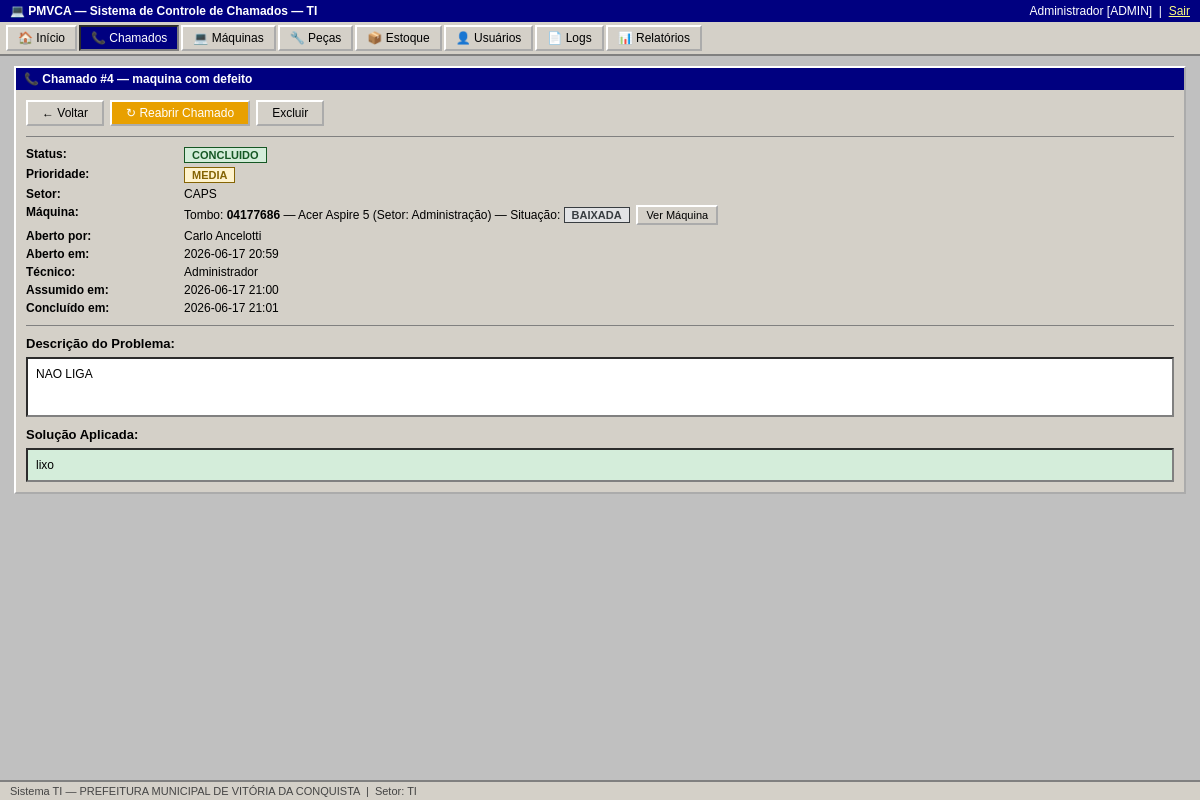
The page /chamados/4 (signed in) on the database its author committed.
### tables this page shows
CREATE TABLE usuarios (
        id INTEGER PRIMARY KEY AUTOINCREMENT,
        nome TEXT NOT NULL, cpf TEXT UNIQUE NOT NULL, senha TEXT NOT NULL,
        perfil TEXT NOT NULL DEFAULT 'usuario', setor TEXT NOT NULL,
        ativo INTEGER NOT NULL DEFAULT 1, criado_em TEXT NOT NULL);

CREATE TABLE chamados (
        id INTEGER PRIMARY KEY AUTOINCREMENT,
        titulo TEXT NOT NULL, descricao TEXT NOT NULL, setor TEXT NOT NULL,
        maquina_id INTEGER, prioridade TEXT NOT NULL DEFAULT 'media',
        status TEXT NOT NULL DEFAULT 'aberto', solucao TEXT,
        aberto_por INTEGER NOT NULL, tecnico_id INTEGER,
        criado_em TEXT NOT NULL, assumido_em TEXT, concluido_em TEXT,
        FOREIGN KEY(maquina_id) REFERENCES maquinas(id),
        FOREIGN KEY(aberto_por) REFERENCES usuarios(id),
        FOREIGN KEY(tecnico_id) REFERENCES usuarios(id));

CREATE TABLE maquinas (
        id INTEGER PRIMARY KEY AUTOINCREMENT,
        tombo TEXT UNIQUE NOT NULL, marca TEXT NOT NULL, modelo TEXT NOT NULL,
        serial TEXT, tipo TEXT NOT NULL, unidade TEXT NOT NULL, setor TEXT NOT NULL,
        situacao TEXT NOT NULL DEFAULT 'ativa', criado_em TEXT NOT NULL);

### app.py (the view)
@app.route('/chamados/<int:cid>')
@login_required
def chamado_ver(cid):
    conn = get_db()
    c = conn.execute("""SELECT c.*, u.nome as aberto_por_nome, t.nome as tecnico_nome,
        m.tombo, m.modelo, m.marca, m.setor as maquina_setor, m.situacao as maquina_situacao, m.id as mid
        FROM chamados c LEFT JOIN usuarios u ON c.aberto_por=u.id
        LEFT JOIN usuarios t ON c.tecnico_id=t.id
        LEFT JOIN maquinas m ON c.maquina_id=m.id WHERE c.id=?""",(cid,)).fetchone()
    if not c:
        conn.close()
        flash('Chamado não encontrado.','erro')
        return redirect(url_for('chamados'))
    pecas_usadas = conn.execute("""SELECT me.*, p.nome as peca_nome FROM movimentacoes_estoque me
        LEFT JOIN pecas p ON me.peca_id=p.id WHERE me.chamado_id=?""",(cid,)).fetchall()
    conn.close()
    return render_template('chamado_ver.html', chamado=c, pecas_usadas=pecas_usadas)

### app.py (called while the page is built)
def get_db():
    conn = sqlite3.connect(DB_PATH)
    conn.row_factory = sqlite3.Row
    conn.execute("PRAGMA foreign_keys = ON")
    return conn

def login_required(f):
    @wraps(f)
    def d(*a, **kw):
        if 'usuario_id' not in session:
            return redirect(url_for('login'))
        return f(*a, **kw)
    return d

### templates/chamado_ver.html (shortened to what this page needs)
{% extends 'base.html' %}
{% block content %}
<div class="window">
  <div class="window-title">&#128222; Chamado #{{ chamado.id }} — {{ chamado.titulo }}</div>
  <div class="window-body">
    <div class="toolbar">
      <a href="/chamados" class="btn">&#8592; Voltar</a>
      {% if chamado.status == 'concluido' and session.perfil in ('admin','tecnico') %}
      <form method="post" action="/chamados/{{ chamado.id }}/reabrir" style="display:inline"
            onsubmit="return confirm('Reabrir este chamado? A solução registrada será apagada.')">
        <input type="submit" class="btn" value="&#8635; Reabrir Chamado" style="background:#e8a000;color:#fff">
      </form>
      {% endif %}
      {% if session.perfil == 'admin' %}
      <form method="post" action="/chamados/{{ chamado.id }}/excluir" style="display:inline"
            onsubmit="return confirm('Excluir permanentemente este chamado?')">
        <input type="submit" class="btn btn-danger btn-sm" value="Excluir">
      </form>
      {% endif %}
    </div>
    <hr>
    <dl class="info-grid">
      <dt>Status:</dt>
      <dd><span class="badge badge-{{ chamado.status }}">{{ chamado.status|replace('_',' ')|upper }}</span></dd>
      <dt>Prioridade:</dt>
      <dd><span class="badge badge-{{ chamado.prioridade }}">{{ chamado.prioridade|upper }}</span></dd>
      <dt>Setor:</dt><dd>{{ chamado.setor }}</dd>
      <dt>Máquina:</dt>
      <dd>
        {% if chamado.tombo %}
          Tombo: <strong>{{ chamado.tombo }}</strong> — {{ chamado.marca }} {{ chamado.modelo }}
          (Setor: {{ chamado.maquina_setor }})
          — Situação: <span class="badge badge-{{ chamado.maquina_situacao }}">{{ chamado.maquina_situacao|upper }}</span>
          &nbsp;<a href="/maquinas/{{ chamado.mid }}/historico" class="btn btn-sm">Ver Máquina</a>
        {% else %}Não informada{% endif %}
      </dd>
      <dt>Aberto por:</dt><dd>{{ chamado.aberto_por_nome }}</dd>
      <dt>Aberto em:</dt><dd>{{ chamado.criado_em[:16] }}</dd>
      <dt>Técnico:</dt><dd>{{ chamado.tecnico_nome or '— Aguardando atribuição' }}</dd>
      {% if chamado.assumido_em %}<dt>Assumido em:</dt><dd>{{ chamado.assumido_em[:16] }}</dd>{% endif %}
      {% if chamado.concluido_em %}<dt>Concluído em:</dt><dd>{{ chamado.concluido_em[:16] }}</dd>{% endif %}
    </dl>
    <hr>
    <strong>Descrição do Problema:</strong>
    <div style="background:#fff;border:2px inset #808080;padding:8px;margin-top:6px;min-height:60px;font-size:12px;white-space:pre-wrap">{{ chamado.descricao }}</div>
    {% if chamado.solucao %}
    <strong style="display:block;margin-top:10px">Solução Aplicada:</strong>
    <div style="background:#d4edda;border:2px inset #808080;padding:8px;margin-top:6px;font-size:12px;white-space:pre-wrap">{{ chamado.solucao }}</div>
    {% endif %}
  </div>
</div>
{% endblock %}

### templates/base.html (shortened to what this page needs)
<!DOCTYPE html>
<html lang="pt-BR">
<head>
<link rel="stylesheet" href="/static/css/style.css">
</head>
<body>
{% if session.usuario_id %}
<div class="topbar">
  <span class="topbar-title">&#128187; PMVCA — Sistema de Controle de Chamados — TI</span>
  <span class="topbar-user">
    {{ session.nome }} [{{ session.perfil|upper }}] &nbsp;|&nbsp;
    <a href="/logout" class="btn-link">Sair</a>
  </span>
</div>
<div class="navbar">
  <a href="/dashboard"  {% if request.path=='/dashboard' %}class="active"{% endif %}>&#127968; Início</a>
  <a href="/chamados"   {% if '/chamados' in request.path %}class="active"{% endif %}>&#128222; Chamados</a>
  <a href="/maquinas"   {% if '/maquinas' in request.path %}class="active"{% endif %}>&#128187; Máquinas</a>
  <a href="/pecas"      {% if '/pecas' in request.path %}class="active"{% endif %}>&#128295; Peças</a>
  <a href="/estoque"    {% if '/estoque' in request.path %}class="active"{% endif %}>&#128230; Estoque</a>
  {% if session.perfil == 'admin' %}
  <a href="/usuarios"   {% if '/usuarios' in request.path %}class="active"{% endif %}>&#128100; Usuários</a>
  <a href="/logs"       {% if '/logs' in request.path %}class="active"{% endif %}>&#128196; Logs</a>
  {% endif %}
  <a href="/relatorios" {% if '/relatorios' in request.path %}class="active"{% endif %}>&#128202; Relatórios</a>
</div>
{% endif %}
<div class="main-content">
{% block content %}{% endblock %}
</div>
<div class="statusbar">
  Sistema TI — PREFEITURA MUNICIPAL DE VITÓRIA DA CONQUISTA
  {% if session.usuario_id %}&nbsp;|&nbsp; Setor: {{ session.setor }}{% endif %}
</div>
</body>
</html>

### static/css/style.css (style rules this page uses)
*, *::before, *::after { box-sizing: border-box; margin: 0; padding: 0; }
body { font-family: Tahoma, Arial, sans-serif; font-size: 13px; background: #c0c0c0; color: #000; min-height: 100vh; display: flex; flex-direction: column; }
.topbar { background: #000080; color: #fff; padding: 4px 10px; display: flex; justify-content: space-between; align-items: center; font-size: 12px; }
.topbar a { color: #ffff80; }
.topbar-title { font-weight: bold; }
.navbar { background: #d4d0c8; border-bottom: 2px solid #808080; padding: 0; display: flex; flex-wrap: wrap; gap: 2px; padding: 3px 6px; }
.navbar a { display: inline-block; padding: 4px 10px; text-decoration: none; color: #000; border: 2px outset #fff; background: #d4d0c8; font-size: 12px; }
.navbar a:hover, .navbar a.active { background: #000080; color: #fff; border: 2px inset #808080; }
.main-content { flex: 1; padding: 10px 14px; }
.statusbar { background: #d4d0c8; border-top: 2px solid #808080; padding: 3px 10px; font-size: 11px; color: #444; }
.window { background: #d4d0c8; border: 2px outset #fff; margin-bottom: 10px; }
.window-title { background: #000080; color: #fff; padding: 4px 8px; font-weight: bold; font-size: 12px; display: flex; align-items: center; gap: 6px; }
.window-body { padding: 10px; }
.btn, button, input[type=submit], input[type=button] { font-family: Tahoma, Arial, sans-serif; font-size: 12px; padding: 4px 14px; background: #d4d0c8; border: 2px outset #fff; cursor: pointer; color: #000; text-decoration: none; display: inline-block; }
.btn-danger { background: #c00000; color: #fff; }
.btn-sm { padding: 2px 8px; font-size: 11px; }
.btn-link { color: #ffff80; background: none; border: none; cursor: pointer; text-decoration: underline; padding: 0; }
.badge { display: inline-block; padding: 1px 7px; font-size: 11px; border: 1px solid #666; font-weight: bold; }
.badge-concluido { background: #d4edda; color: #155724; border-color: #155724; }
.badge-media { background: #fff3cd; color: #856404; border-color: #856404; }
.badge-baixada { background: #e2e3e5; color: #383d41; border-color: #383d41; }
hr { border: none; border-top: 1px solid #808080; margin: 10px 0; }
a { color: #000080; }
.toolbar { display: flex; gap: 6px; margin-bottom: 8px; flex-wrap: wrap; align-items: center; }
.info-grid { display: grid; grid-template-columns: 150px 1fr; gap: 4px 8px; font-size: 12px; }
.info-grid dt { font-weight: bold; }
.info-grid dd { margin: 0; }

### rows shown on the page
usuarios: nome "Administrador", perfil "ADMIN"
chamados: id "4", titulo "maquina com defeito", status "CONCLUIDO", prioridade "MEDIA", setor "CAPS", criado_em "2026-06-17 20:59", assumido_em "2026-06-17 21:00", concluido_em "2026-06-17 21:01", descricao "NAO LIGA", solucao "lixo"
maquinas: tombo "04177686", marca "Acer", modelo "Aspire 5", maquina_setor "Administração", maquina_situacao "BAIXADA"
usuarios: aberto_por_nome "Carlo Ancelotti"

### other values the page prints
{{ session.setor }} "TI"
